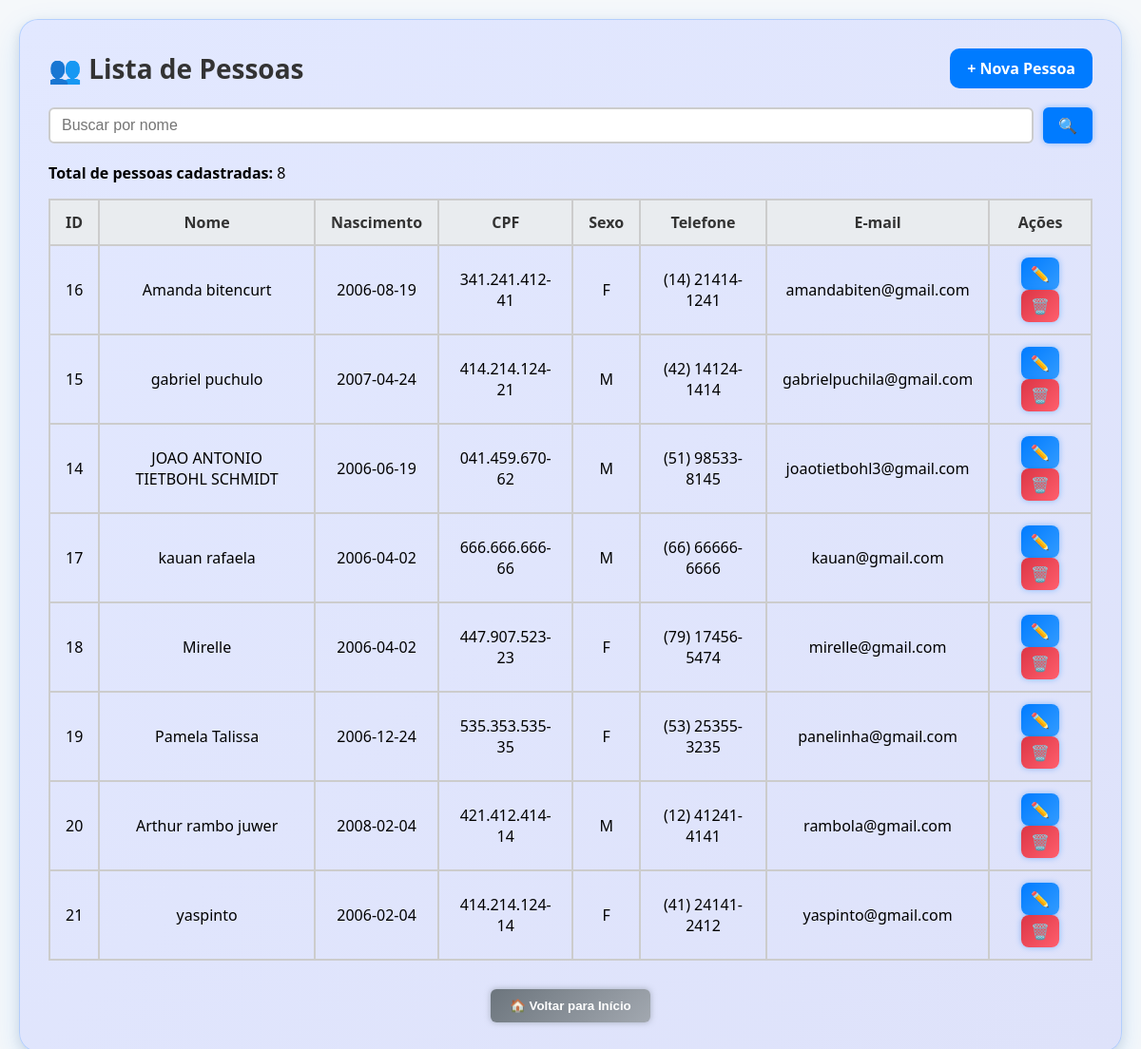
/pessoas/listar.php (signed in), run on the app's committed database.
### tables this page shows
CREATE TABLE IF NOT EXISTS `pessoas` (
  `id` int NOT NULL AUTO_INCREMENT,
  `nome` varchar(100) NOT NULL,
  `nascimento` date NOT NULL,
  `cpf` varchar(14) NOT NULL,
  `sexo` enum('M','F') NOT NULL,
  `telefone` varchar(15) DEFAULT NULL,
  `email` varchar(100) DEFAULT NULL,
  PRIMARY KEY (`id`),
  UNIQUE KEY `cpf` (`cpf`),
  UNIQUE KEY `cpf_2` (`cpf`),
  UNIQUE KEY `email` (`email`),
  UNIQUE KEY `telefone` (`telefone`)
);

### pessoas/listar.php (the view, shortened to what this page needs)
<?php
include '../config.php';
$busca = $_GET['busca'] ?? '';
$sql = $busca
    ? "SELECT * FROM pessoas WHERE nome LIKE '%$busca%'"
    : "SELECT * FROM pessoas";
$result = $conn->query($sql);
$total_pessoas = $result->num_rows;
?>
<!DOCTYPE html>
<html lang="pt-BR">
<head>
    <link rel="stylesheet" href="listar.css">
</head>
<body>
    <div class="container_listagem">
        <header class="topo">
            <h2>👥 Lista de Pessoas</h2>
            <a href="cadastrar.php" class="botao">+ Nova Pessoa</a>
        </header>
        <form method="GET" class="lupa">
            <input type="text" name="busca" placeholder="Buscar por nome" value="<?= htmlspecialchars($busca) ?>">
            <button type="submit">🔍</button>
        </form>
        <p><strong>Total de pessoas cadastradas:</strong> <?= $total_pessoas ?></p>
        <table class="tabela">
            <thead>
                <tr>
                    <th>ID</th>
                    <th>Nome</th>
                    <th>Nascimento</th>
                    <th>CPF</th>
                    <th>Sexo</th>
                    <th>Telefone</th>
                    <th>E-mail</th>
                    <th>Ações</th>
                </tr>
            </thead>
            <tbody>
                <?php while ($row = $result->fetch_assoc()): ?>
                <tr>
                    <td><?= $row['id'] ?></td>
                    <td><?= $row['nome'] ?></td>
                    <td><?= $row['nascimento'] ?></td>
                    <td><?= $row['cpf'] ?></td>
                    <td><?= $row['sexo'] ?></td>
                    <td><?= $row['telefone'] ?></td>
                    <td><?= $row['email'] ?></td>
                    <td class="acoes">
                                        <a href="editar.php?id=<?= $row['id'] ?>" class="botao_editar">✏️</a>
                                     <a href="excluir.php?id=<?= $row['id'] ?>" class="botao_excluir"
                       onclick="return confirm('Tem certeza que deseja excluir esta pessoa?')">🗑️</a>
                    </td>
                </tr>
                <?php endwhile; ?>
            </tbody>
        </table>
        <div class="voltar-container">
            <button onclick="location.href='../index.php'" class="voltar">🏠 Voltar para Início</button>
        </div>
    </div>
</body>
</html>

### pessoas/listar.css (style rules this page uses)
body { font-family: 'Segoe UI', sans-serif; background-color: #f5f8fa; margin: 0; padding: 20px; }
.container_listagem { max-width: 1200px; margin: auto; background: linear-gradient(to bottom right, #e2e8ff, #dee2fa); border-radius: 20px; padding: 30px; box-shadow: 0 12px 32px rgba(0, 123, 255, 0.15), 0 4px 12px rgba(0, 0, 0, 0.1); border: 1px solid rgba(0, 123, 255, 0.2); transition: 0.3s ease; }
.topo { display: flex; justify-content: space-between; align-items: center; margin-bottom: 20px; flex-wrap: wrap; gap: 10px; }
.topo h2 { margin: 0; font-size: 28px; color: #333; }
.botao { background-color: #007bff; color: white; padding: 10px 18px; border-radius: 10px; text-decoration: none; font-weight: bold; transition: 0.3s; }
.tabela { width: 100%; border-collapse: collapse; margin-top: 10px; border: 2px solid #ccc; }
.tabela th, .tabela td { padding: 12px 16px; border: 2px solid #ccc; text-align: center; }
.tabela th { background-color: #e9ecef; color: #333; font-weight: 600; }
.acoes a { text-decoration: none; padding: 6px 10px; margin: 0 2px; border-radius: 8px; font-size: 16px; display: inline-block; font-weight: 500; box-shadow: 0 0 6px rgba(0, 123, 255, 0.4); transition: all 0.3s ease; }
.botao_editar { background: linear-gradient(135deg, #007bff, #339cff); color: #fff; }
.botao_excluir { background: linear-gradient(135deg, #dc3545, #ff5f6d); color: #fff; }
.lupa { display: flex; flex-wrap: wrap; gap: 10px; margin-bottom: 20px; }
.lupa input[type="text"] { flex: 1; padding: 8px 12px; border: 2px solid #ccc; border-radius: 6px; font-size: 16px; min-width: 0; }
.lupa button { padding: 8px 16px; border: none; background-color: #007bff; color: white; border-radius: 6px; cursor: pointer; font-size: 16px; transition: background-color 0.3s; box-shadow: 0 0 6px rgba(0, 123, 255, 0.4); }
.voltar-container { text-align: center; margin-top: 30px; }
.voltar { background: linear-gradient(135deg, #6c757d, #a2a8b0); color: white; padding: 10px 20px; border: none; border-radius: 6px; cursor: pointer; font-weight: bold; transition: background-color 0.3s, box-shadow 0.3s; box-shadow: 0 0 6px rgba(108, 117, 125, 0.5); }

### data on the page
pessoas: id "16", nome "Amanda bitencurt", nascimento "2006-08-19", cpf "341.241.412-41", sexo "F", telefone "(14) 21414-1241", email "amandabiten@gmail.com"
pessoas: id "15", nome "gabriel puchulo", nascimento "2007-04-24", cpf "414.214.124-21", sexo "M", telefone "(42) 14124-1414", email "gabrielpuchila@gmail.com"
pessoas: id "14", nome "JOAO ANTONIO TIETBOHL SCHMIDT", nascimento "2006-06-19", cpf "041.459.670-62", sexo "M", telefone "(51) 98533-8145", email "joaotietbohl3@gmail.com"
pessoas: id "17", nome "kauan rafaela", nascimento "2006-04-02", cpf "666.666.666-66", sexo "M", telefone "(66) 66666-6666", email "kauan@gmail.com"
pessoas: id "18", nome "Mirelle", nascimento "2006-04-02", cpf "447.907.523-23", sexo "F", telefone "(79) 17456-5474", email "mirelle@gmail.com"
pessoas: id "19", nome "Pamela Talissa", nascimento "2006-12-24", cpf "535.353.535-35", sexo "F", telefone "(53) 25355-3235", email "panelinha@gmail.com"
pessoas: id "20", nome "Arthur rambo juwer", nascimento "2008-02-04", cpf "421.412.414-14", sexo "M", telefone "(12) 41241-4141", email "rambola@gmail.com"
pessoas: id "21", nome "yaspinto", nascimento "2006-02-04", cpf "414.214.124-14", sexo "F", telefone "(41) 24141-2412", email "yaspinto@gmail.com"

### other printed values
$total_pessoas "8"
